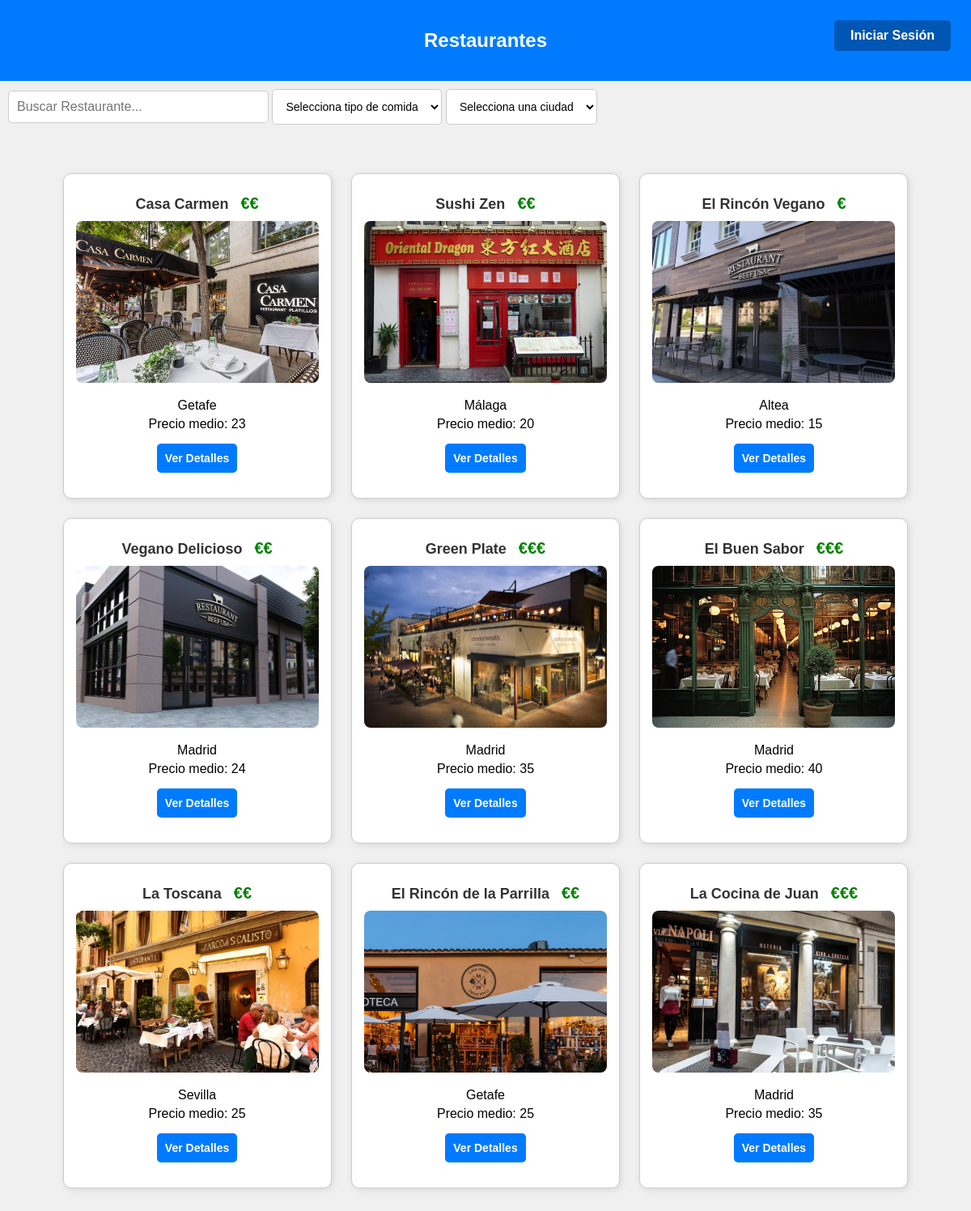
The app's page /src/Views/inicio.php with its own data.
### tables this page shows
CREATE TABLE `restaurantes` (
  `id` int(11) NOT NULL,
  `nombre` varchar(100) NOT NULL,
  `direccion` varchar(255) DEFAULT NULL,
  `numero_direccion` int(15) NOT NULL,
  `ciudad` varchar(40) NOT NULL,
  `telefono` varchar(15) DEFAULT NULL,
  `email` varchar(100) DEFAULT NULL,
  `capacidad_total` int(11) DEFAULT NULL,
  `url_menu_pdf` varchar(255) DEFAULT NULL,
  `horario_apertura` varchar(100) DEFAULT NULL,
  `horario_cierre` varchar(100) DEFAULT NULL,
  `descripcion` text DEFAULT NULL,
  `Url_Foto` varchar(255) DEFAULT NULL,
  `propietario_id` int(11) NOT NULL,
  `precio_medio` int(11) NOT NULL DEFAULT 0
);

### src/Models/Restaurante/RestauranteDAO.php (called while the page is built, shortened)
<?php
class RestauranteDAO
{
    private $conexion;
    public function __construct($conexion)
    {
        $this->conexion = $conexion;
    }
    public function buscarRestaurantes($criterio, $tipoComida = null, $ciudad = null)
    {
        try {
            $sql = "SELECT restaurantes.id, restaurantes.nombre, restaurantes.direccion, restaurantes.telefono, restaurantes.email,
                restaurantes.capacidad_total, restaurantes.url_menu_pdf, restaurantes.horario_apertura,
                restaurantes.horario_cierre, restaurantes.descripcion, restaurantes.url_foto, restaurantes.precio_medio,
                restaurantes.ciudad
                FROM restaurantes
                LEFT JOIN restaurantes_tipos_comida ON restaurantes.id = restaurantes_tipos_comida.restaurante_id
                LEFT JOIN tipos_comida ON restaurantes_tipos_comida.tipo_comida_id = tipos_comida.id
                WHERE restaurantes.nombre LIKE :criterio";
            $sql .= " GROUP BY restaurantes.id";
            $stmt = $this->conexion->prepare($sql);
            $criterioLike = "%" . $criterio . "%";
            $stmt->bindParam(':criterio', $criterioLike, PDO::PARAM_STR);
            $stmt->execute();
            $restaurantes = [];
            while ($row = $stmt->fetch(PDO::FETCH_ASSOC)) {
                $restauranteDTO = new RestauranteDTO();
                $restauranteDTO->setId($row['id']);
                $restauranteDTO->setNombre($row['nombre']);
                $restauranteDTO->setDireccion($row['direccion']);
                $restauranteDTO->setTelefono($row['telefono']);
                $restauranteDTO->setEmail($row['email']);
                $restauranteDTO->setCapacidadTotal($row['capacidad_total']);
                $restauranteDTO->setUrlMenuPdf($row['url_menu_pdf']);
                $restauranteDTO->setHorarioApertura($row['horario_apertura']);
                $restauranteDTO->setHorarioCierre($row['horario_cierre']);
                $restauranteDTO->setDescripcion($row['descripcion']);
                $restauranteDTO->setUrlFoto($row['url_foto']);
                $restauranteDTO->setPrecioMedio($row['precio_medio']);
                $restauranteDTO->setCiudad($row['ciudad']);
                $restaurantes[] = $restauranteDTO;
            }
            return $restaurantes;
        } catch (Exception $e) {
            die("Error al buscar los restaurantes: " . $e->getMessage());
        }
    }
}
?>

### src/Models/Restaurante/RestauranteDTO.php (called while the page is built, shortened)
<?php
class RestauranteDTO
{
    private $id;
    private $nombre;
    private $ciudad;
    private $url_foto;
    private $precio_medio;
    public function __construct(
        $id = null,
        $nombre = null,
        $direccion = null,
        $numero_direccion = null,
        $ciudad = null,
        $telefono = null,
        $email = null,
        $capacidad_total = null,
        $url_menu_pdf = null,
        $horario_apertura = null,
        $horario_cierre = null,
        $descripcion = null,
        $url_foto = null,
        $precio_medio = null,
        $propietario_id = null
    )
    {
        $this->id = $id;
        $this->nombre = $nombre;
        $this->ciudad = $ciudad;
        $this->url_foto = $url_foto;
        $this->precio_medio = $precio_medio;
    }
    public function getId()
    {
        return $this->id;
    }
    public function setId($id)
    {
        $this->id = $id;
    }
    public function getNombre()
    {
        return $this->nombre;
    }
    public function setNombre($nombre)
    {
        $this->nombre = $nombre;
    }
    public function getCiudad()
    {
        return $this->ciudad;
    }
    public function setCiudad($ciudad)
    {
        $this->ciudad = $ciudad;
    }
    public function getUrlFoto()
    {
        return $this->url_foto;
    }
    public function setUrlFoto($url_foto)
    {
        $this->url_foto = $url_foto;
    }
    public function getPrecioMedio()
    {
        return $this->precio_medio;
    }
    public function setPrecioMedio($precio_medio)
    {
        $this->precio_medio = $precio_medio;
    }
}
?>

### src/Views/inicio.php (the view, shortened to what this page needs)
<?php
require_once("../Models/Restaurante/RestauranteDAO.php");
require_once("../Models/Restaurante/RestauranteDTO.php");
$conexion = obtenerPdoConexionBD();
$restauranteDAO = new RestauranteDAO($conexion);
$criterio = isset($_GET['buscar']) ? $_GET['buscar'] : '';
$tipoComida = isset($_GET['tipo_comida']) ? $_GET['tipo_comida'] : '';
$ciudadSeleccionada = isset($_GET['ciudad']) ? $_GET['ciudad'] : '';
$tipoUsuario = isset($_SESSION['tipo_usuario']) ? $_SESSION['tipo_usuario'] : null;
$usuarioId = isset($_SESSION['usuario_id']) ? $_SESSION['usuario_id'] : null;
if (isset($_SESSION['usuario_id'])) {
    $usuarioId = $_SESSION['usuario_id'];
    $tipoUsuario = $restauranteDAO->obtenerTipoUsuario($usuarioId);
} else {
    $tipoUsuario = null;
}
if ($tipoUsuario == 2 && $usuarioId) {
    $restaurantes = $restauranteDAO->obtenerRestaurantesPorPropietario($usuarioId, $criterio, $tipoComida, $ciudadSeleccionada);
} else {
    $restaurantes = $restauranteDAO->buscarRestaurantes($criterio, $tipoComida, $ciudadSeleccionada);
}
?>
<!DOCTYPE html>
<html lang="es">
<head>
    <link rel="stylesheet" href="../../styles.css">
</head>
<body>
<div class="header">
    <h1>Restaurantes</h1>
    <div class="buttons">
        <?php if (isset($_SESSION['usuario_id'])): ?>
            <?php if ($tipoUsuario == 1): ?>
                <a href="historial_reservas.php" class="button">Historial de Reservas</a>
                <a href="perfil.php" class="button">Perfil</a>
                <a href="../Controls/cerrar_sesion.php" class="button">Cerrar Sesión</a>
            <?php elseif ($tipoUsuario == 2): ?>
                <a href="agregar_restaurante.php" class="button">Añadir Restaurante</a>
                <a href="perfil.php" class="button">Perfil</a>
                <a href="../Controls/cerrar_sesion.php" class="button">Cerrar Sesión</a>
            <?php endif; ?>
        <?php else: ?>
            <a href="login.php" class="button">Iniciar Sesión</a>
        <?php endif; ?>
    </div>
</div>
<div class="search-bar">
    <form method="get" action="" id="search-form">
        <input type="text" name="buscar" id="buscar" placeholder="Buscar Restaurante..."
               value="<?php echo htmlspecialchars($criterio); ?>">
        <select name="tipo_comida" id="tipo-comida">
            <option value="">Selecciona tipo de comida</option>
        </select>
        <select name="ciudad" id="ciudad">
            <option value="">Selecciona una ciudad</option>
        </select>
    </form>
</div>
<div class="content">
    <?php if (empty($restaurantes)): ?>
        <p>No se encontraron restaurantes.</p>
    <?php else: ?>
        <?php foreach ($restaurantes as $restauranteDTO): ?>
            <div class="restaurant-card">
                <h3>
                    <?php echo htmlspecialchars($restauranteDTO->getNombre()); ?>
                    <span class="nivel-precio">
                        <?php echo str_repeat('€', ($restauranteDTO->getPrecioMedio() <= 15) ? 1 : (($restauranteDTO->getPrecioMedio() <= 30) ? 2 : 3)); ?>
                    </span>
                </h3>
                <?php if ($restauranteDTO->getUrlFoto()): ?>
                    <img src="<?php echo htmlspecialchars($restauranteDTO->getUrlFoto()); ?>"
                         alt="Foto de <?php echo htmlspecialchars($restauranteDTO->getNombre()); ?>">
                <?php endif; ?>
                <p><?php echo htmlspecialchars($restauranteDTO->getCiudad()); ?></p>
                <p>Precio medio: <?php echo htmlspecialchars($restauranteDTO->getPrecioMedio()); ?></p>
                <div class="button-container">
                    <a href="detalle_restaurante.php?id=<?php echo htmlspecialchars($restauranteDTO->getId()); ?>" class="button">Ver Detalles</a>
                </div>
            </div>
        <?php endforeach; ?>
    <?php endif; ?>
</div>
</body>
</html>

### styles.css (style rules this page uses)
body { font-family: Arial, sans-serif; background-color: #f0f0f0; margin: 0; padding: 0; text-align: center; }
.header { background-color: #007bff; color: #fff; padding: 20px; text-align: center; }
h1 { font-size: 24px; }
.button-container { display: flex; justify-content: center; align-items: center; gap: 10px; }
.buttons { text-align: right; position: absolute; top: 20px; right: 20px; }
.button { display: inline-block; background-color: #0056b3; color: #fff; text-decoration: none; padding: 10px 20px; margin: 5px; border-radius: 5px; font-weight: bold; }
.content { text-align: center; padding: 20px; }
form { text-align: left; padding: 10px; }
input[type="text"], input[type="password"], input[type="email"] { width: 100%; padding: 8px; border: 1px solid #ccc; border-radius: 5px; }
select { padding: 12px; border: 1px solid #ccc; border-radius: 5px; font-size: 14px; background-color: #fff; cursor: pointer; }
.restaurant-card { border: 1px solid #ccc; border-radius: 10px; padding: 15px; margin: 10px; display: inline-block; width: 300px; height: 370px; text-align: center; box-shadow: 2px 2px 8px rgba(0, 0, 0, 0.1); transition: transform 0.3s ease; overflow: hidden; background-color: #fff; }
.restaurant-card h3 { margin: 10px 0; font-size: 18px; font-weight: bold; color: #333; }
.restaurant-card p { margin: 5px 0; font-size: 16px; color: #000000; }
.restaurant-card a { display: block; margin-top: 10px; color: #fff; text-decoration: none; font-size: 14px; background-color: #007BFF; padding: 10px; border-radius: 5px; font-weight: bold; text-align: center; transition: background-color 0.3s ease; }
.restaurant-card img { width: 100%; height: 200px; object-fit: cover; border-radius: 8px; margin-bottom: 10px; }
.search-bar { margin-bottom: 20px; text-align: center; }
.search-bar input { padding: 10px; width: 300px; font-size: 16px; }
.nivel-precio { font-size: 20px; font-weight: bold; margin-left: 10px; color: green; }

### records on screen
restaurantes: nombre "Casa Carmen", precio_medio "€€", Url_Foto (picture), ciudad "Getafe", precio_medio "23"
restaurantes: nombre "Sushi Zen", precio_medio "€€", Url_Foto (picture), ciudad "Málaga", precio_medio "20"
restaurantes: nombre "El Rincón Vegano", precio_medio "€", Url_Foto (picture), ciudad "Altea", precio_medio "15"
restaurantes: nombre "Vegano Delicioso", precio_medio "€€", Url_Foto (picture), ciudad "Madrid", precio_medio "24"
restaurantes: nombre "Green Plate", precio_medio "€€€", Url_Foto (picture), ciudad "Madrid", precio_medio "35"
restaurantes: nombre "El Buen Sabor", precio_medio "€€€", Url_Foto (picture), ciudad "Madrid", precio_medio "40"
restaurantes: nombre "La Toscana", precio_medio "€€", Url_Foto (picture), ciudad "Sevilla", precio_medio "25"
restaurantes: nombre "El Rincón de la Parrilla", precio_medio "€€", Url_Foto (picture), ciudad "Getafe", precio_medio "25"
restaurantes: nombre "La Cocina de Juan", precio_medio "€€€", Url_Foto (picture), ciudad "Madrid", precio_medio "35"
